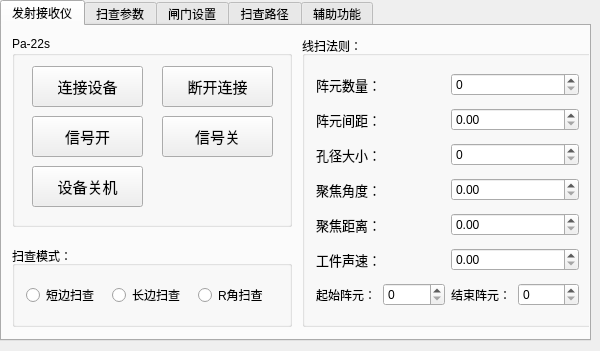
<?xml version="1.0" encoding="UTF-8"?>
<ui version="4.0">
 <class>Parameter_uiClass</class>
 <widget class="QWidget" name="Parameter_uiClass">
  <property name="geometry">
   <rect>
    <x>0</x>
    <y>0</y>
    <width>600</width>
    <height>351</height>
   </rect>
  </property>
  <property name="windowTitle">
   <string>Parameter_ui</string>
  </property>
  <widget class="QTabWidget" name="tabWidget">
   <property name="geometry">
    <rect>
     <x>0</x>
     <y>0</y>
     <width>591</width>
     <height>341</height>
    </rect>
   </property>
   <property name="currentIndex">
    <number>0</number>
   </property>
   <widget class="QWidget" name="tab">
    <attribute name="title">
     <string>发射接收仪</string>
    </attribute>
    <widget class="QGroupBox" name="linescan_rule_groupBox">
     <property name="geometry">
      <rect>
       <x>300</x>
       <y>10</y>
       <width>291</width>
       <height>291</height>
      </rect>
     </property>
     <property name="title">
      <string>线扫法则：</string>
     </property>
     <layout class="QGridLayout" name="gridLayout_20">
      <item row="2" column="0">
       <layout class="QGridLayout" name="gridLayout_19">
        <item row="0" column="0">
         <widget class="QLabel" name="label_15">
          <property name="font">
           <font>
            <family>Adobe Arabic</family>
            <pointsize>10</pointsize>
           </font>
          </property>
          <property name="text">
           <string>孔径大小：</string>
          </property>
         </widget>
        </item>
        <item row="0" column="1">
         <widget class="QSpinBox" name="aperture_size_spinBox"/>
        </item>
       </layout>
      </item>
      <item row="0" column="0">
       <layout class="QGridLayout" name="gridLayout_18">
        <item row="0" column="0">
         <widget class="QLabel" name="label_14">
          <property name="font">
           <font>
            <family>Adobe Arabic</family>
            <pointsize>10</pointsize>
           </font>
          </property>
          <property name="text">
           <string>阵元数量：</string>
          </property>
         </widget>
        </item>
        <item row="0" column="1">
         <widget class="QSpinBox" name="elm_num_spinBox"/>
        </item>
       </layout>
      </item>
      <item row="4" column="0">
       <layout class="QGridLayout" name="gridLayout_11">
        <item row="0" column="0">
         <widget class="QLabel" name="label_10">
          <property name="font">
           <font>
            <family>Adobe Arabic</family>
            <pointsize>10</pointsize>
           </font>
          </property>
          <property name="text">
           <string>聚焦距离：</string>
          </property>
         </widget>
        </item>
        <item row="0" column="1">
         <widget class="QDoubleSpinBox" name="focus_distance_doubleSpinBox"/>
        </item>
       </layout>
      </item>
      <item row="1" column="0">
       <layout class="QGridLayout" name="gridLayout_9">
        <item row="0" column="0">
         <widget class="QLabel" name="label_7">
          <property name="font">
           <font>
            <family>Adobe Arabic</family>
            <pointsize>10</pointsize>
           </font>
          </property>
          <property name="text">
           <string>阵元间距：</string>
          </property>
         </widget>
        </item>
        <item row="0" column="1">
         <widget class="QDoubleSpinBox" name="pitch_doubleSpinBox"/>
        </item>
       </layout>
      </item>
      <item row="5" column="0">
       <layout class="QGridLayout" name="gridLayout_12">
        <item row="0" column="0">
         <widget class="QLabel" name="label_16">
          <property name="font">
           <font>
            <family>Adobe Arabic</family>
            <pointsize>10</pointsize>
           </font>
          </property>
          <property name="text">
           <string>工件声速：</string>
          </property>
         </widget>
        </item>
        <item row="0" column="1">
         <widget class="QDoubleSpinBox" name="sound_velocity_doubleSpinBox"/>
        </item>
       </layout>
      </item>
      <item row="3" column="0">
       <layout class="QGridLayout" name="gridLayout_10">
        <item row="0" column="0">
         <widget class="QLabel" name="label_8">
          <property name="font">
           <font>
            <family>Adobe Arabic</family>
            <pointsize>10</pointsize>
           </font>
          </property>
          <property name="text">
           <string>聚焦角度：</string>
          </property>
         </widget>
        </item>
        <item row="0" column="1">
         <widget class="QDoubleSpinBox" name="focus_angle_doubleSpinBox"/>
        </item>
       </layout>
      </item>
      <item row="6" column="0">
       <layout class="QGridLayout" name="gridLayout_21">
        <item row="0" column="0">
         <widget class="QLabel" name="label_17">
          <property name="font">
           <font>
            <family>Adobe Arabic</family>
            <pointsize>9</pointsize>
           </font>
          </property>
          <property name="text">
           <string>起始阵元：</string>
          </property>
         </widget>
        </item>
        <item row="0" column="2">
         <widget class="QLabel" name="label_18">
          <property name="font">
           <font>
            <family>Adobe Arabic</family>
            <pointsize>9</pointsize>
           </font>
          </property>
          <property name="text">
           <string>结束阵元：</string>
          </property>
         </widget>
        </item>
        <item row="0" column="1">
         <widget class="QSpinBox" name="start_elm_spinBox"/>
        </item>
        <item row="0" column="3">
         <widget class="QSpinBox" name="end_elm_spinBox"/>
        </item>
       </layout>
      </item>
     </layout>
    </widget>
    <widget class="QGroupBox" name="Pa_22s_groupBox">
     <property name="geometry">
      <rect>
       <x>10</x>
       <y>10</y>
       <width>280</width>
       <height>191</height>
      </rect>
     </property>
     <property name="title">
      <string>Pa-22s</string>
     </property>
     <widget class="QPushButton" name="connect_to_22s_pushButton">
      <property name="geometry">
       <rect>
        <x>20</x>
        <y>30</y>
        <width>111</width>
        <height>41</height>
       </rect>
      </property>
      <property name="font">
       <font>
        <family>Adobe Arabic</family>
        <pointsize>11</pointsize>
       </font>
      </property>
      <property name="text">
       <string>连接设备</string>
      </property>
     </widget>
     <widget class="QPushButton" name="disconnect_to_22s_pushButton">
      <property name="geometry">
       <rect>
        <x>150</x>
        <y>30</y>
        <width>111</width>
        <height>41</height>
       </rect>
      </property>
      <property name="font">
       <font>
        <family>Adobe Arabic</family>
        <pointsize>11</pointsize>
       </font>
      </property>
      <property name="text">
       <string>断开连接</string>
      </property>
     </widget>
     <widget class="QPushButton" name="open_22s_signal_pushButton">
      <property name="geometry">
       <rect>
        <x>20</x>
        <y>80</y>
        <width>111</width>
        <height>41</height>
       </rect>
      </property>
      <property name="font">
       <font>
        <family>Adobe Arabic</family>
        <pointsize>11</pointsize>
       </font>
      </property>
      <property name="text">
       <string>信号开</string>
      </property>
     </widget>
     <widget class="QPushButton" name="close_22s_signal_pushButton">
      <property name="geometry">
       <rect>
        <x>150</x>
        <y>80</y>
        <width>111</width>
        <height>41</height>
       </rect>
      </property>
      <property name="font">
       <font>
        <family>Adobe Arabic</family>
        <pointsize>11</pointsize>
       </font>
      </property>
      <property name="text">
       <string>信号关</string>
      </property>
     </widget>
     <widget class="QPushButton" name="close_22s_pushButton">
      <property name="geometry">
       <rect>
        <x>20</x>
        <y>130</y>
        <width>111</width>
        <height>41</height>
       </rect>
      </property>
      <property name="font">
       <font>
        <family>Adobe Arabic</family>
        <pointsize>11</pointsize>
       </font>
      </property>
      <property name="text">
       <string>设备关机</string>
      </property>
     </widget>
    </widget>
    <widget class="QGroupBox" name="scan_model_groupBox">
     <property name="geometry">
      <rect>
       <x>10</x>
       <y>220</y>
       <width>280</width>
       <height>81</height>
      </rect>
     </property>
     <property name="title">
      <string>扫查模式：</string>
     </property>
     <layout class="QHBoxLayout" name="horizontalLayout">
      <item>
       <widget class="QRadioButton" name="short_radioButton">
        <property name="text">
         <string>短边扫查</string>
        </property>
       </widget>
      </item>
      <item>
       <widget class="QRadioButton" name="long_radioButton">
        <property name="text">
         <string>长边扫查</string>
        </property>
       </widget>
      </item>
      <item>
       <widget class="QRadioButton" name="R_radioButton">
        <property name="text">
         <string>R角扫查</string>
        </property>
       </widget>
      </item>
     </layout>
    </widget>
   </widget>
   <widget class="QWidget" name="tab_2">
    <attribute name="title">
     <string>扫查参数</string>
    </attribute>
    <widget class="QWidget" name="scanpatameter_widget" native="true">
     <property name="geometry">
      <rect>
       <x>0</x>
       <y>0</y>
       <width>581</width>
       <height>311</height>
      </rect>
     </property>
     <layout class="QGridLayout" name="gridLayout_23">
      <item row="2" column="1">
       <layout class="QGridLayout" name="gridLayout_7">
        <item row="0" column="0">
         <widget class="QLabel" name="label_2">
          <property name="font">
           <font>
            <family>Adobe Arabic</family>
            <pointsize>10</pointsize>
           </font>
          </property>
          <property name="text">
           <string>压缩比：</string>
          </property>
         </widget>
        </item>
        <item row="0" column="1">
         <widget class="QDoubleSpinBox" name="range_ratio_doubleSpinBox"/>
        </item>
       </layout>
      </item>
      <item row="1" column="1">
       <layout class="QGridLayout" name="gridLayout_13">
        <item row="0" column="0">
         <widget class="QLabel" name="label_9">
          <property name="font">
           <font>
            <family>Adobe Arabic</family>
            <pointsize>10</pointsize>
           </font>
          </property>
          <property name="text">
           <string>重复频率(Hz)：</string>
          </property>
         </widget>
        </item>
        <item row="0" column="1">
         <widget class="QSpinBox" name="prf_spinBox"/>
        </item>
       </layout>
      </item>
      <item row="3" column="0">
       <layout class="QGridLayout" name="gridLayout_4">
        <item row="0" column="0">
         <widget class="QLabel" name="label_3">
          <property name="font">
           <font>
            <family>Adobe Arabic</family>
            <pointsize>10</pointsize>
           </font>
          </property>
          <property name="text">
           <string>脉冲宽度(ns)：</string>
          </property>
         </widget>
        </item>
        <item row="0" column="1">
         <widget class="QSpinBox" name="pulse_width_spinBox"/>
        </item>
       </layout>
      </item>
      <item row="1" column="0">
       <layout class="QGridLayout" name="gridLayout_2">
        <item row="0" column="0">
         <widget class="QLabel" name="label">
          <property name="font">
           <font>
            <family>Adobe Arabic</family>
            <pointsize>10</pointsize>
           </font>
          </property>
          <property name="text">
           <string>数字增益(db)：</string>
          </property>
         </widget>
        </item>
        <item row="0" column="1">
         <widget class="QDoubleSpinBox" name="dgain_doubleSpinBox"/>
        </item>
       </layout>
      </item>
      <item row="0" column="0">
       <layout class="QGridLayout" name="gridLayout_24">
        <item row="0" column="0">
         <widget class="QPushButton" name="readTechnique_pushButton">
          <property name="text">
           <string>加载工艺</string>
          </property>
         </widget>
        </item>
        <item row="0" column="1">
         <widget class="QPushButton" name="saveTechnique_pushButton">
          <property name="text">
           <string>保存工艺</string>
          </property>
         </widget>
        </item>
       </layout>
      </item>
      <item row="3" column="1">
       <layout class="QGridLayout" name="gridLayout_15">
        <item row="0" column="0">
         <widget class="QLabel" name="label_11">
          <property name="font">
           <font>
            <family>Adobe Arabic</family>
            <pointsize>10</pointsize>
           </font>
          </property>
          <property name="text">
           <string>数字滤波：</string>
          </property>
         </widget>
        </item>
        <item row="0" column="1">
         <widget class="QSpinBox" name="dfilter_spinBox"/>
        </item>
       </layout>
      </item>
      <item row="6" column="0">
       <layout class="QGridLayout" name="gridLayout_22">
        <item row="0" column="0">
         <widget class="QLabel" name="encoder_label">
          <property name="font">
           <font>
            <family>Adobe Arabic</family>
            <pointsize>8</pointsize>
           </font>
          </property>
          <property name="text">
           <string>编码器位置：</string>
          </property>
         </widget>
        </item>
        <item row="0" column="1">
         <widget class="QPushButton" name="encoder_btn">
          <property name="font">
           <font>
            <family>Microsoft YaHei UI</family>
            <pointsize>9</pointsize>
           </font>
          </property>
          <property name="text">
           <string>编码器复位</string>
          </property>
         </widget>
        </item>
       </layout>
      </item>
      <item row="2" column="0">
       <layout class="QGridLayout" name="gridLayout_3">
        <item row="0" column="0">
         <widget class="QLabel" name="volt_label">
          <property name="font">
           <font>
            <family>Adobe Arabic</family>
            <pointsize>10</pointsize>
           </font>
          </property>
          <property name="text">
           <string>发射电压(v)：</string>
          </property>
         </widget>
        </item>
        <item row="0" column="1">
         <widget class="QSpinBox" name="volt_spinBox"/>
        </item>
       </layout>
      </item>
      <item row="0" column="1">
       <layout class="QGridLayout" name="gridLayout_16">
        <item row="0" column="0">
         <widget class="QLabel" name="label_12">
          <property name="font">
           <font>
            <family>Adobe Arabic</family>
            <pointsize>10</pointsize>
           </font>
          </property>
          <property name="text">
           <string>视频检波：</string>
          </property>
         </widget>
        </item>
        <item row="0" column="1">
         <widget class="QSpinBox" name="video_detect_spinBox"/>
        </item>
       </layout>
      </item>
      <item row="4" column="0">
       <layout class="QGridLayout" name="gridLayout_5">
        <item row="0" column="0">
         <widget class="QLabel" name="label_4">
          <property name="font">
           <font>
            <family>Adobe Arabic</family>
            <pointsize>10</pointsize>
           </font>
          </property>
          <property name="text">
           <string>增益1(db)：</string>
          </property>
         </widget>
        </item>
        <item row="0" column="1">
         <widget class="QSpinBox" name="vga1_spinBox"/>
        </item>
       </layout>
      </item>
      <item row="4" column="1">
       <layout class="QGridLayout" name="gridLayout_6">
        <item row="0" column="0">
         <widget class="QLabel" name="label_5">
          <property name="font">
           <font>
            <family>Adobe Arabic</family>
            <pointsize>10</pointsize>
           </font>
          </property>
          <property name="text">
           <string>增益2(db)：</string>
          </property>
         </widget>
        </item>
        <item row="0" column="1">
         <widget class="QSpinBox" name="vga2_spinBox"/>
        </item>
       </layout>
      </item>
      <item row="5" column="1">
       <layout class="QGridLayout" name="gridLayout_14">
        <item row="0" column="1">
         <widget class="QComboBox" name="encodermodel_comboBox">
          <property name="currentIndex">
           <number>0</number>
          </property>
          <item>
           <property name="text">
            <string>正向</string>
           </property>
          </item>
          <item>
           <property name="text">
            <string>反向</string>
           </property>
          </item>
         </widget>
        </item>
        <item row="0" column="0">
         <widget class="QLabel" name="label_13">
          <property name="font">
           <font>
            <family>Adobe Arabic</family>
            <pointsize>10</pointsize>
           </font>
          </property>
          <property name="text">
           <string>编码器方向：</string>
          </property>
         </widget>
        </item>
       </layout>
      </item>
      <item row="5" column="0">
       <layout class="QGridLayout" name="gridLayout_8">
        <item row="0" column="1">
         <widget class="QComboBox" name="scanmodel_comboBox">
          <item>
           <property name="text">
            <string>编码器</string>
           </property>
          </item>
          <item>
           <property name="text">
            <string>时基</string>
           </property>
          </item>
         </widget>
        </item>
        <item row="0" column="0">
         <widget class="QLabel" name="label_6">
          <property name="font">
           <font>
            <family>Adobe Arabic</family>
            <pointsize>10</pointsize>
           </font>
          </property>
          <property name="text">
           <string>扫查模式：</string>
          </property>
         </widget>
        </item>
       </layout>
      </item>
      <item row="6" column="1">
       <layout class="QGridLayout" name="gridLayout_25">
        <item row="0" column="1">
         <widget class="QComboBox" name="encoder_accuracy_comboBox">
          <item>
           <property name="text">
            <string>0.2mm</string>
           </property>
          </item>
          <item>
           <property name="text">
            <string>0.5mm</string>
           </property>
          </item>
          <item>
           <property name="text">
            <string>1mm</string>
           </property>
          </item>
          <item>
           <property name="text">
            <string>2mm</string>
           </property>
          </item>
         </widget>
        </item>
        <item row="0" column="0">
         <widget class="QLabel" name="label_19">
          <property name="font">
           <font>
            <family>Adobe Arabic</family>
            <pointsize>10</pointsize>
           </font>
          </property>
          <property name="text">
           <string>编码器扫查精度：</string>
          </property>
         </widget>
        </item>
       </layout>
      </item>
     </layout>
    </widget>
   </widget>
   <widget class="QWidget" name="tab_3">
    <attribute name="title">
     <string>闸门设置</string>
    </attribute>
    <widget class="QWidget" name="layoutWidget_8">
     <property name="geometry">
      <rect>
       <x>90</x>
       <y>10</y>
       <width>361</width>
       <height>350</height>
      </rect>
     </property>
     <layout class="QGridLayout" name="gridLayout_17">
      <item row="0" column="0">
       <widget class="QScrollBar" name="ys_horizontalScrollBar"/>
      </item>
      <item row="1" column="0">
       <widget class="QScrollBar" name="top_horizontalScrollBar"/>
      </item>
      <item row="2" column="0">
       <widget class="QScrollBar" name="bot_horizontalScrollBar"/>
      </item>
      <item row="3" column="0">
       <widget class="QScrollBar" name="left_horizontalScrollBar"/>
      </item>
      <item row="4" column="0">
       <widget class="QScrollBar" name="right_horizontalScrollBar"/>
      </item>
     </layout>
    </widget>
    <widget class="QWidget" name="layoutWidget_10">
     <property name="geometry">
      <rect>
       <x>10</x>
       <y>10</y>
       <width>71</width>
       <height>231</height>
      </rect>
     </property>
     <layout class="QGridLayout" name="gridLayout">
      <item row="0" column="0">
       <widget class="QLabel" name="ys_label">
        <property name="font">
         <font>
          <family>Adobe Arabic</family>
          <pointsize>12</pointsize>
         </font>
        </property>
        <property name="text">
         <string>延时：</string>
        </property>
       </widget>
      </item>
      <item row="3" column="0">
       <widget class="QLabel" name="left_label">
        <property name="font">
         <font>
          <family>Adobe Arabic</family>
          <pointsize>12</pointsize>
         </font>
        </property>
        <property name="text">
         <string>左：</string>
        </property>
       </widget>
      </item>
      <item row="1" column="0">
       <widget class="QLabel" name="top_label">
        <property name="font">
         <font>
          <family>Adobe Arabic</family>
          <pointsize>12</pointsize>
         </font>
        </property>
        <property name="text">
         <string>上：</string>
        </property>
       </widget>
      </item>
      <item row="2" column="0">
       <widget class="QLabel" name="bot_label">
        <property name="font">
         <font>
          <family>Adobe Arabic</family>
          <pointsize>12</pointsize>
         </font>
        </property>
        <property name="text">
         <string>下：</string>
        </property>
       </widget>
      </item>
      <item row="4" column="0">
       <widget class="QLabel" name="right_label">
        <property name="font">
         <font>
          <family>Adobe Arabic</family>
          <pointsize>12</pointsize>
         </font>
        </property>
        <property name="text">
         <string>右：</string>
        </property>
       </widget>
      </item>
     </layout>
    </widget>
    <widget class="QPushButton" name="reprocess_pushButton">
     <property name="geometry">
      <rect>
       <x>460</x>
       <y>220</y>
       <width>111</width>
       <height>41</height>
      </rect>
     </property>
     <property name="text">
      <string>重新处理</string>
     </property>
    </widget>
   </widget>
   <widget class="QWidget" name="tab_4">
    <attribute name="title">
     <string>扫查路径</string>
    </attribute>
    <widget class="QTableWidget" name="tableWidget">
     <property name="geometry">
      <rect>
       <x>0</x>
       <y>0</y>
       <width>471</width>
       <height>311</height>
      </rect>
     </property>
    </widget>
    <widget class="QPushButton" name="read_path_pushButton">
     <property name="geometry">
      <rect>
       <x>490</x>
       <y>10</y>
       <width>81</width>
       <height>31</height>
      </rect>
     </property>
     <property name="text">
      <string>加载路径</string>
     </property>
    </widget>
    <widget class="QPushButton" name="save_path_pushButton">
     <property name="geometry">
      <rect>
       <x>490</x>
       <y>60</y>
       <width>81</width>
       <height>31</height>
      </rect>
     </property>
     <property name="text">
      <string>保存路径</string>
     </property>
    </widget>
    <widget class="QPushButton" name="add_pos_pushButton">
     <property name="geometry">
      <rect>
       <x>490</x>
       <y>160</y>
       <width>81</width>
       <height>31</height>
      </rect>
     </property>
     <property name="text">
      <string>增加控制点</string>
     </property>
    </widget>
    <widget class="QPushButton" name="delete_pos_pushButton">
     <property name="geometry">
      <rect>
       <x>490</x>
       <y>210</y>
       <width>81</width>
       <height>31</height>
      </rect>
     </property>
     <property name="text">
      <string>删除控制点</string>
     </property>
    </widget>
    <widget class="QPushButton" name="creat_path_pushButton">
     <property name="geometry">
      <rect>
       <x>490</x>
       <y>110</y>
       <width>81</width>
       <height>31</height>
      </rect>
     </property>
     <property name="text">
      <string>新建路径</string>
     </property>
    </widget>
    <widget class="QPushButton" name="start_Mt_scan_pushButton">
     <property name="geometry">
      <rect>
       <x>490</x>
       <y>260</y>
       <width>81</width>
       <height>31</height>
      </rect>
     </property>
     <property name="text">
      <string>手动扫查</string>
     </property>
    </widget>
   </widget>
   <widget class="QWidget" name="tab_5">
    <attribute name="title">
     <string>辅助功能</string>
    </attribute>
    <widget class="QPushButton" name="S_water_pushButton">
     <property name="geometry">
      <rect>
       <x>20</x>
       <y>20</y>
       <width>101</width>
       <height>41</height>
      </rect>
     </property>
     <property name="text">
      <string>短边水阀开</string>
     </property>
    </widget>
    <widget class="QPushButton" name="L_water_pushButton">
     <property name="geometry">
      <rect>
       <x>160</x>
       <y>20</y>
       <width>101</width>
       <height>41</height>
      </rect>
     </property>
     <property name="text">
      <string>长边水阀开</string>
     </property>
    </widget>
    <widget class="QPushButton" name="R_water_pushButton">
     <property name="geometry">
      <rect>
       <x>300</x>
       <y>20</y>
       <width>101</width>
       <height>41</height>
      </rect>
     </property>
     <property name="text">
      <string>R角水泵开</string>
     </property>
    </widget>
    <widget class="QPushButton" name="water_turbo_pushButton">
     <property name="geometry">
      <rect>
       <x>440</x>
       <y>20</y>
       <width>101</width>
       <height>41</height>
      </rect>
     </property>
     <property name="text">
      <string>抽水泵开</string>
     </property>
    </widget>
   </widget>
  </widget>
 </widget>
 <layoutdefault spacing="6" margin="11"/>
 <resources/>
 <connections/>
</ui>
